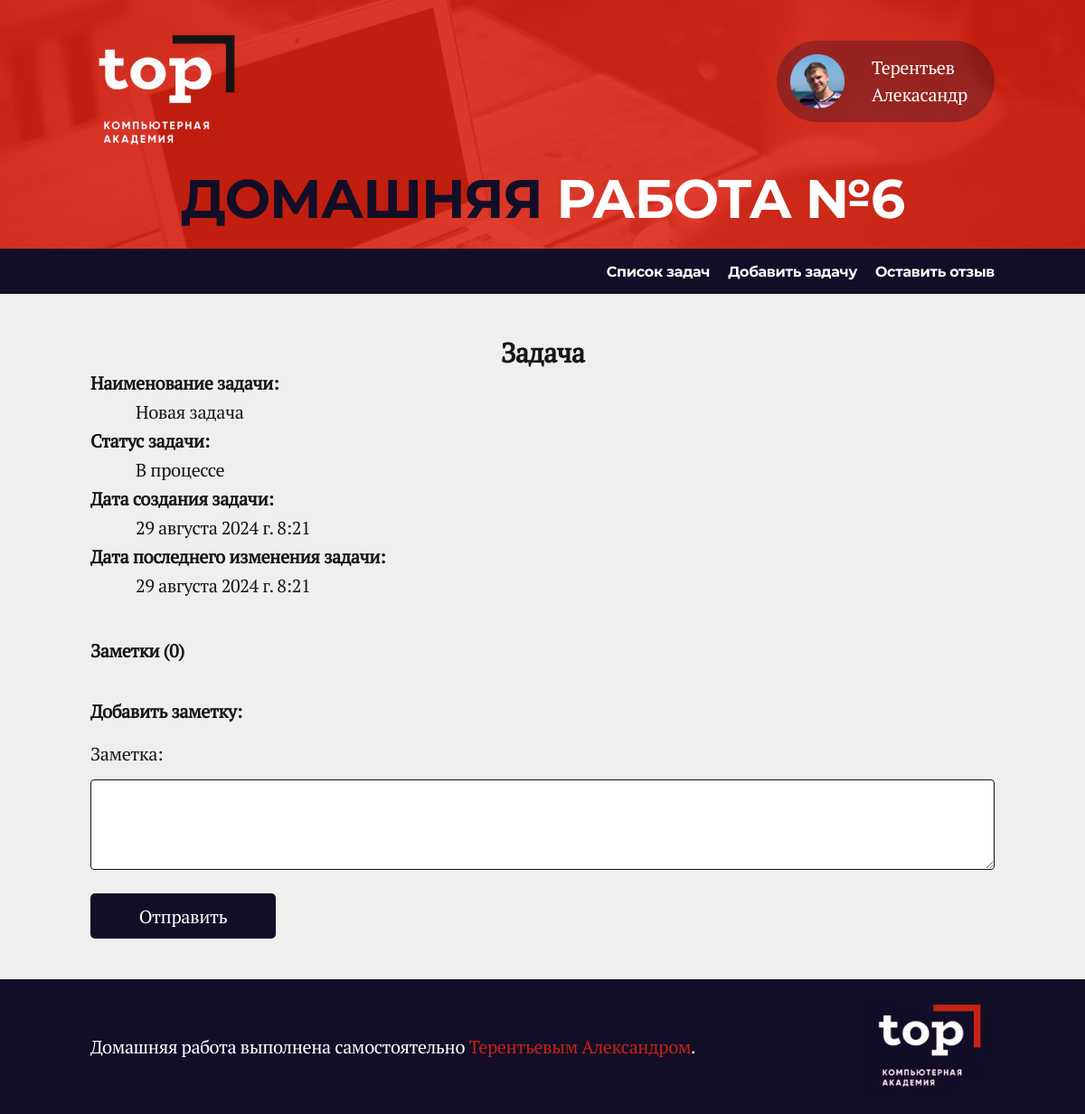
/task/6, run on an earlier commit of the app's database.
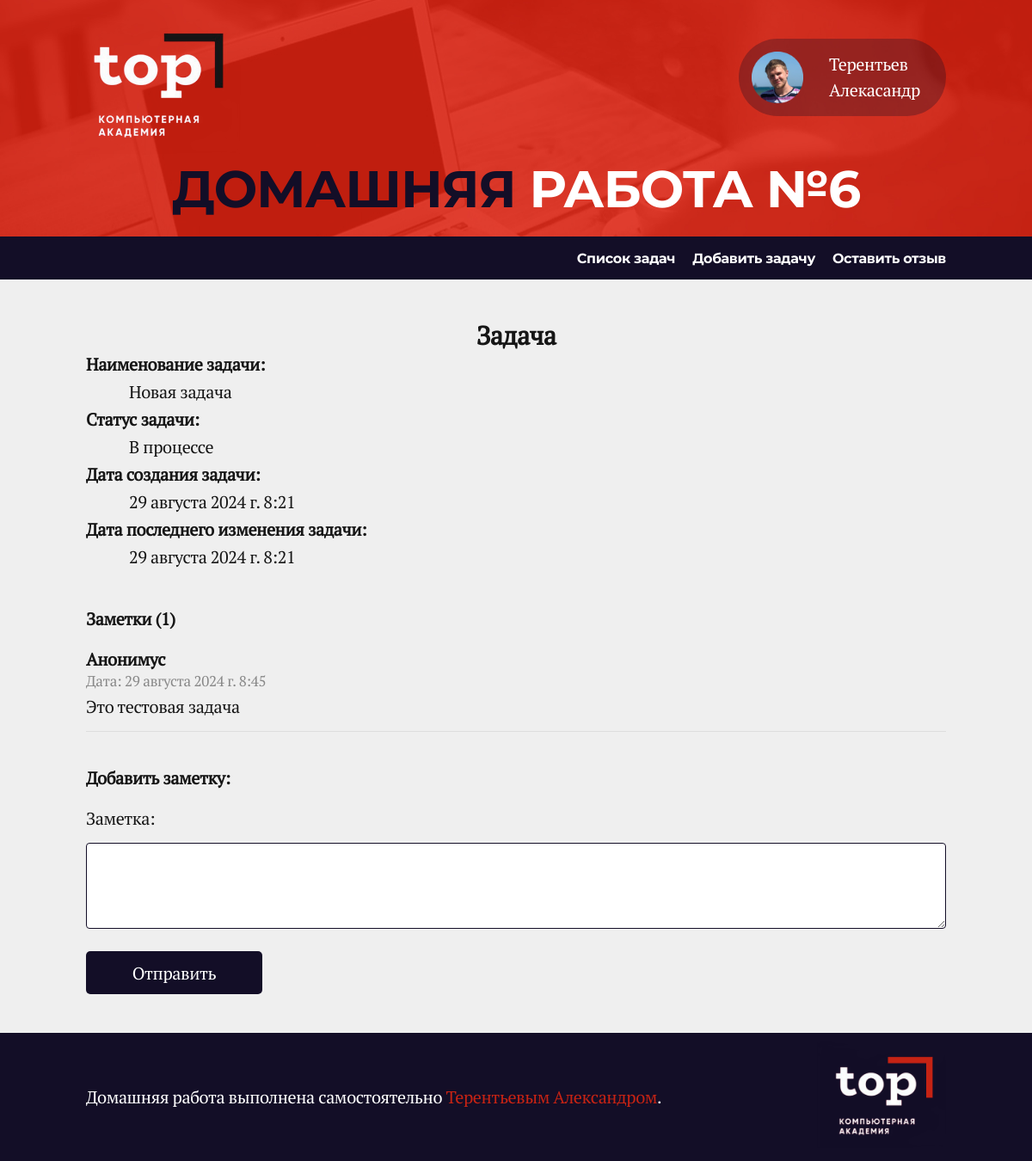
And on a later commit of the database.
### core/models.py (models this page shows, shortened)
class TaskNote(models.Model):
    note = models.TextField(max_length=1024, verbose_name='Заметка')
    task = models.ForeignKey(Task,
                             blank=True,
                             null=True,
                             on_delete=models.CASCADE,
                             related_name='task_note',
                             verbose_name='Задача')
    created_at = models.DateTimeField(auto_now_add=True)
    class Meta:
        verbose_name = 'Заметка'
        verbose_name_plural = 'Заметки'

### core/views.py (the view)
# urls.py: path('task/<int:task_id>', task_detail, name='task_detail'),
def task_detail(request, task_id):
    task = Task.objects.get(id=task_id)
    notes = task.task_note.all()
    add_note_form = AddNoteForm()
    if request.method == 'POST':
        add_note_form = AddNoteForm(request.POST)
        if add_note_form.is_valid():
            note = add_note_form.cleaned_data['note']
            TaskNote.objects.create(note=note, task=task)
            return redirect(task_detail, task_id)
    return render(request, 'task_detail.html',
                  {'task': task,
                   'notes': notes,
                   'add_note_form': add_note_form})

### core/forms.py
class AddNoteForm(forms.Form):
    note = forms.CharField(max_length=1024, label='Заметка',
                           widget=forms.Textarea(attrs={'rows': 3, 'class': 'input_data'}))

### core/models.py (called while the page is built)
    def __str__(self):
        return self.status

### templates/task_detail.html (shortened to what this page needs)
{% extends 'index.html' %}
{% block content %}
<div class="main_container">
    <div class="main_container__inner">
        <h2>Задача</h2>
        <div class="main_container_item">
            <div class="task_list">
                <h4>Наименование задачи:</h4>
                <p class="task_text">{{task.task}}</p>
                <h4>Статус задачи:</h4>
                <p class="task_text">{{task.status}}</p>
                <h4>Дата создания задачи:</h4>
                <p class="task_text">{{task.created_at}}</p>
                <h4>Дата последнего изменения задачи:</h4>
                <p class="task_text">{{task.updated_at}}</p>
            </div>
        </div>
        <div class="notes-section">
            <h4>Заметки ({{ notes|length }})</h4>
            {% for note in notes %}
                <div class="note">
                    <p class="note-author">Анонимус</p>
                    <p class="note-date">Дата: {{ note.created_at }}</p>
                    <p class="note-text">{{ note.note }}</p>
                </div>
            {% endfor %}
        </div>
        <div class="note-form">
            <h4>Добавить заметку:</h4>
            <form action="{% url 'task_detail' task.id %}" method="post">
                <label for="{{ note_add_form.note.id_for_label }}">{{ add_note_form.note.label }}:</label>
                {{ add_note_form.note }}
                <button type="submit" class="task_btn">Отправить</button>
            </form>
        </div>
    </div>
</div>
{% endblock content %}

What changed in the data, as far as the page shows it:
added TaskNote: created_at "29 августа 2024 г. 8:45", note "Это тестовая задача"
Also different on the page:
{{ notes|length }}: "0" → "1"
